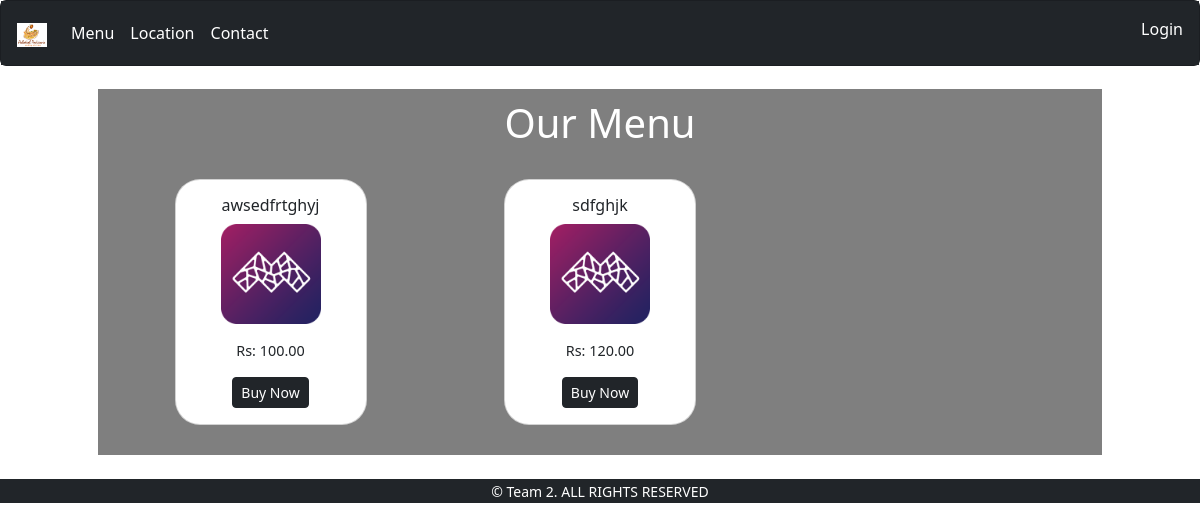
Before: /menu/ with the older database file.
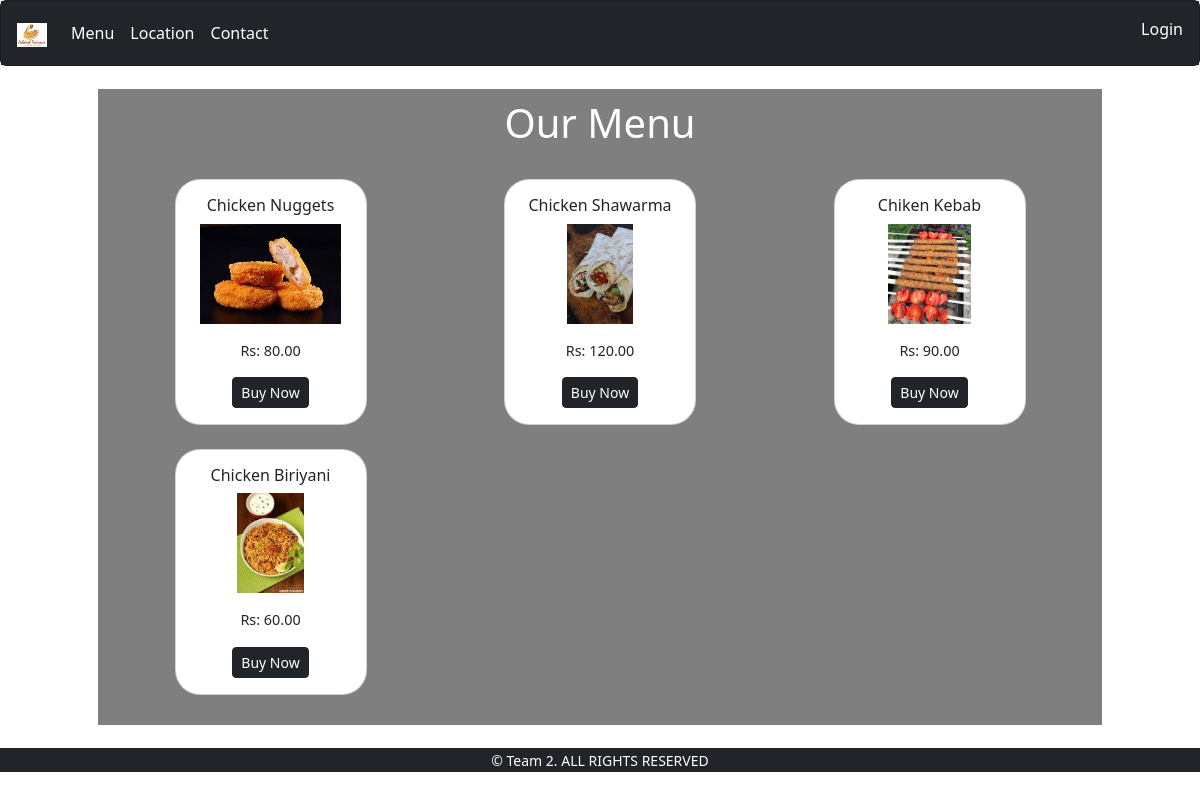
After: the same page with the newer database file.
### restaurants/models.py (models this page shows, shortened)
class Dish(models.Model):
    name = models.CharField(max_length=200)
    price = models.DecimalField(max_digits=10, decimal_places=2)
    product_image= models.ImageField(upload_to='media/product_image/',null=True,blank=True)
    description=models.CharField(max_length=40,default='plz,enter')

### restaurants/views.py (the view)
# urls.py: path('menu/', views.menu, name='menu'),
def menu(request):
    dishes = Dish.objects.all()
    return render(request, 'menu.html', {'dishes': dishes})

### restaurants/templates/menu.html (shortened to what this page needs)
{% extends 'base.html' %}
{% block content %}
<div style="background-color: rgba(0, 0, 0, 0.5); margin :2% 7%; padding:10px 20px 30px 20px;">
    <center><h1 style="color:white">Our Menu</h1></center>
    <br>
    <div class="row row-cols-1 row-cols-md-3 row-cols-lg-3 g-4">
        {% for dish in dishes %}
        <center>
        <div class="col">
            <div class="card" style="width: 12rem; border-radius: 25px; padding-top: 1rem;">
                <h5 class="card-title" style="font-size: 1rem;">{{ dish.name }}</h5>
                <img src="{{ dish.product_image.url }}" class="card-img-top" alt="{{ dish.name }}" style="height: 100px; object-fit:scale-down;">
                <div class="card-body">
                    <p class="card-text" style="font-size: 0.9rem;">Rs: {{ dish.price }}</p>
                    <button type="button" class="btn btn-dark btn-sm"><a style="text-decoration: none;color:white;" href="{% url 'add_to_cart' dish.id %}">Buy Now</a></button>
                </div>
            </div>
        </div>
        </center>
        {% endfor %}
    </div>
    </div>
{% endblock %}

### restaurants/templates/base.html (shortened to what this page needs)
{% load static %}
<!DOCTYPE html>
<html lang="en">
    <head>
        <link href="https://cdn.jsdelivr.net/npm/bootstrap@5.3.2/dist/css/bootstrap.min.css" rel="stylesheet">
        <link rel="stylesheet" type="text/css" href="{% static 'css/styles.css' %}" >
    </head>
<body style="background-image: url('{% static 'media/bg.jpg/' %}'); background-size: cover; background-position: center;">
    <div class="card bg-dark">
        <nav class="navbar navbar-expand-sm bg-dark" style="padding-left: 1rem; padding-right: 0.5rem;">
            <div class="collapse navbar-collapse" id="navbarSupportedContent">
                <ul class="navbar-nav">
                    <a class="navbar-brand" href="{% url 'home' %}"><img src="{% static 'media/icon.png' %}" alt="Bootstrap" width="30" height="24"></a>
                    <li class="nav-item"><a class="nav-link text-white" href="{% url 'menu' %}">Menu</a></li>
                    <li class="nav-item"><a class="nav-link text-white" href="{% url 'location' %}">Location</a></li>
                    <li class="nav-item"><a class="nav-link text-white" href="{% url 'contact' %}">Contact</a></li>
                </ul>
                <ul class="navbar-nav ms-auto mb-1 mb-lg-2">
                    {% if user.is_authenticated %}
                        <li class="nav-item active"><a class="nav-link text-white" href="{% url 'orders' %}">Orders</a></li>
                        <li class="nav-item active"><a class="nav-link text-white" href="{% url 'logout_user' %}">Logout</a></li>
                    {% else %}
                        <li class="nav-item active"><a class="nav-link text-white" href="{% url 'login_user' %}">Login</a></li>
                    {% endif %}
                </ul>
            </div>
        </nav>
    </div>
    <main style="margin:1rem" >
        {% block content %}
        {% endblock %}
    </main>
    <footer class="bg-dark">
        <div class="text-center text-white bg-dark">
             <small>© Team 2. ALL RIGHTS RESERVED</small>
    </div>
    </footer>
</body>
</html>

Changed rows visible on the page:
removed Dish: name "awsedfrtghyj", product_image (picture), price "100.00"
added Dish: name "Chicken Nuggets", product_image (picture), price "80.00"
changed Dish: name "sdfghjk" → "Chicken Shawarma"; product_image: a different picture
added Dish: name "Chiken Kebab", product_image (picture), price "90.00"
added Dish: name "Chicken Biriyani", product_image (picture), price "60.00"
